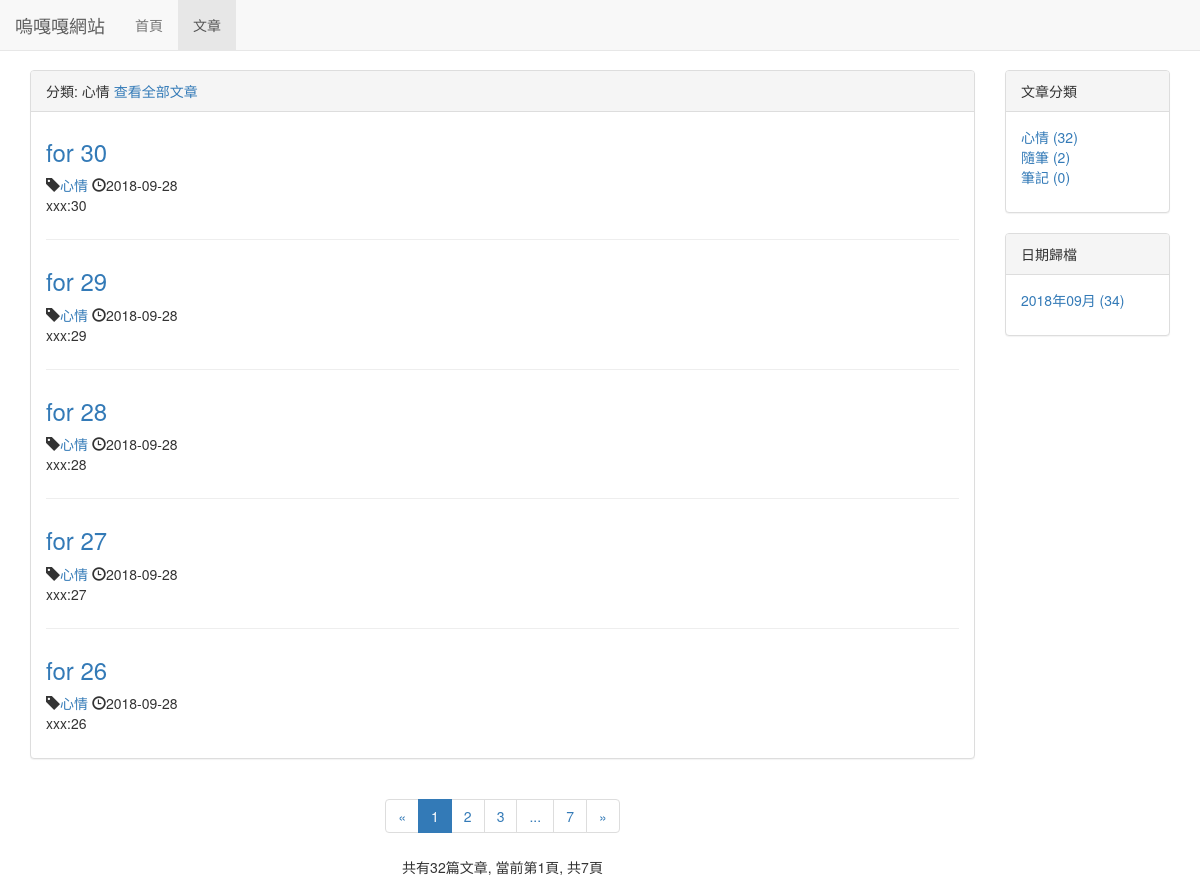
The page /blog/type/1 on the database its author committed.
### blog/models.py (models this page shows, shortened)
class BlogType(models.Model):
    type_name = models.CharField(max_length=15)
    def __str__(self):
        return self.type_name

class Blog(models.Model):
    title = models.CharField(max_length=50)
    blog_type = models.ForeignKey(BlogType, on_delete=models.DO_NOTHING)
    content = RichTextUploadingField()
    author = models.ForeignKey(User, on_delete=models.DO_NOTHING)
    created_time = models.DateTimeField(auto_now_add=True)
    last_update_time = models.DateTimeField(auto_now=True)
    class Meta:
        ordering = ['-created_time']

### blog/views.py (the view)
# urls.py: path('type/<int:blog_type_pk>', views.blogsWithType, name='blogs_with_type'),
def blogsWithType(request, blog_type_pk):
    blog_type = get_object_or_404(BlogType, pk=blog_type_pk)
    blog_all_list = Blog.objects.filter(blog_type=blog_type)
    context = getBlogListCommonDate(request, blog_all_list)
    context['blog_type'] = blog_type
    return render_to_response('blog/blogs_with_type.html', context)

### blog/templates/blog/blogs_with_type.html (shortened to what this page needs)
{% extends 'blog/blog_list.html' %}
{% block blog_list_title %}
    分類: {{ blog_type.type_name }}
    <a href="{% url 'blog_list' %}">查看全部文章</a>
{% endblock %}

### blog/templates/blog/blog_list.html (shortened to what this page needs)
{% extends 'base.html' %}
{% block nav_blog_active %}active{% endblock %}
{% load staticfiles %}
{% block header_extends %}
    <link rel="stylesheet" href="{% static 'blog/blog.css' %}">
{% endblock %}
{% block content %}
    <div class="container">
        <div class="row">
            <div class="col-xs-8 col-sm-8 col-md-8 col-lg-10">
                <div class="panel panel-default">
                    <div class="panel-heading">{% block blog_list_title %}文章列表{% endblock %}</div>
                    <div class="panel-body">
                        {% for blog in blogs %}
                        <div class="blog">
                            <h3><a href="{% url 'blog_detail' blog.pk %}">{{ blog.title }}</a></h3>
                            <p class="blog-info">
                                <span class="glyphicon glyphicon-tag" aria-hidden="true"></span><a href="{% url 'blogs_with_type' blog.blog_type.pk %}">{{ blog.blog_type }}</a>
                                <span class="glyphicon glyphicon-time" aria-hidden="true"></span>{{ blog.created_time|date:"Y-m-d" }}
                            </p>
                            <p>{{ blog.content|striptags|truncatechars:120 }}</p>
                        </div>
                        {% empty %}
                            <div class="blog">
                               <h3>-- 暫無文章 --</h3>
                            </div>
                        {% endfor %}
                    </div>
                </div>
                <div class="paginator">
                    <ul class="pagination">
                        <li>
                            {% if page_of_blogs.has_previous %}
                                <a href="?page={{ page_of_blogs.preious_page_number }}" aria-label="Previous">
                                    <span aria-hidden="true">&laquo;</span>
                                </a>
                            {% else %}
                                <span aria-hidden="true">&laquo;</span>
                            {% endif %}
                        </li>
                        {% for page_num in page_range %}
                            {% if page_num == page_of_blogs.number %}
                                <li class="active"><span>{{ page_num }}</span></li>
                            {% else %}
                                {% if page_num == '...' %}
                                    <li><span>{{ page_num }}</span></li>
                                {% else %}
                                    <li><a href="?page={{ page_num }}">{{ page_num }}</a></li>
                                {% endif %}
                            {% endif %}
                        {% endfor %}
                        <li>
                            {% if page_of_blogs.has_next %}
                                <a href="?page={{ page_of_blogs.next_page_number }}" aria-label="Next">
                                    <span aria-hidden="true">&raquo;</span>
                                </a>
                            {% else %}
                                <span aria-hidden="true">&raquo;</span>
                            {% endif %}
                        </li>
                    </ul>
                    <p>
                        共有{{ page_of_blogs.paginator.count }}篇文章, 當前第{{ page_of_blogs.number }}頁, 共{{ page_of_blogs.paginator.num_pages }}頁
                    </p>
                </div>
            </div>
            <div class="hidden-xs col-sm-4 col-md-4 col-lg-2">
                <div class="panel panel-default">
                    <div class="panel-heading">文章分類</div>
                    <div class="panel-body">
                        <ul class="blog-types">
                            {% for blog_type in blog_types %}
                            <li>
                                <a href="{% url 'blogs_with_type' blog_type.pk %}">
                                    {{ blog_type.type_name }} ({{ blog_type.blog_count }})
                                </a>
                            </li>
                            {% empty %}
                                <li>暫無分類</li>
                            {% endfor %}
                        </ul>
                    </div>
                </div>
                <div class="panel panel-default">
                    <div class="panel-heading">日期歸檔</div>
                    <div class="panel-body">
                        <ul>
                            {% for blog_date, blog_count in blog_dates.items %}
                                <a href="{% url 'blog_with_date' blog_date.year blog_date.month %}">
                                    <li>{{ blog_date|date:"Y年m月" }} ({{ blog_count }})</li>
                                </a>
                            {% endfor %}
                        </ul>
                    </div>
                </div>
            </div>
        </div>
    </div>
{% endblock %}

### static/base.css (style rules this page uses)
* { margin: 0; padding: 0; }
body { margin-top: 70px!important; }
ul { list-style-type: none!important; }

### blog/static/blog/blog.css (style rules this page uses)
ul.blog-types { list-style-type: none; }
div.blog:not(:last-child) { margin-bottom: 2em; padding-bottom: 1em; border-bottom: 1px solid #eee; }
div.blog h3 { margin-top: 0.5em; }
div.blog p.blog-info { margin-bottom: 0; }
div.paginator { text-align: center; }

### rows shown on the page
BlogType: type_name "心情", blog_count "32"
Blog: title "for 30", blog_type "心情", created_time "2018-09-28", content "xxx:30"
Blog: title "for 29", blog_type "心情", created_time "2018-09-28", content "xxx:29"
Blog: title "for 28", blog_type "心情", created_time "2018-09-28", content "xxx:28"
Blog: title "for 27", blog_type "心情", created_time "2018-09-28", content "xxx:27"
Blog: title "for 26", blog_type "心情", created_time "2018-09-28", content "xxx:26"
BlogType: type_name "隨筆", blog_count "2"
BlogType: type_name "筆記", blog_count "0"

### other values the page prints
{{ page_num }} "1"
{{ page_num }} "2" "3" "7"
{{ page_num }} "..."
{{ page_of_blogs.paginator.count }} "32"
{{ page_of_blogs.number }} "1"
{{ page_of_blogs.paginator.num_pages }} "7"
{{ blog_date|date:"Y年m月" }} "2018年09月"
{{ blog_count }} "34"
